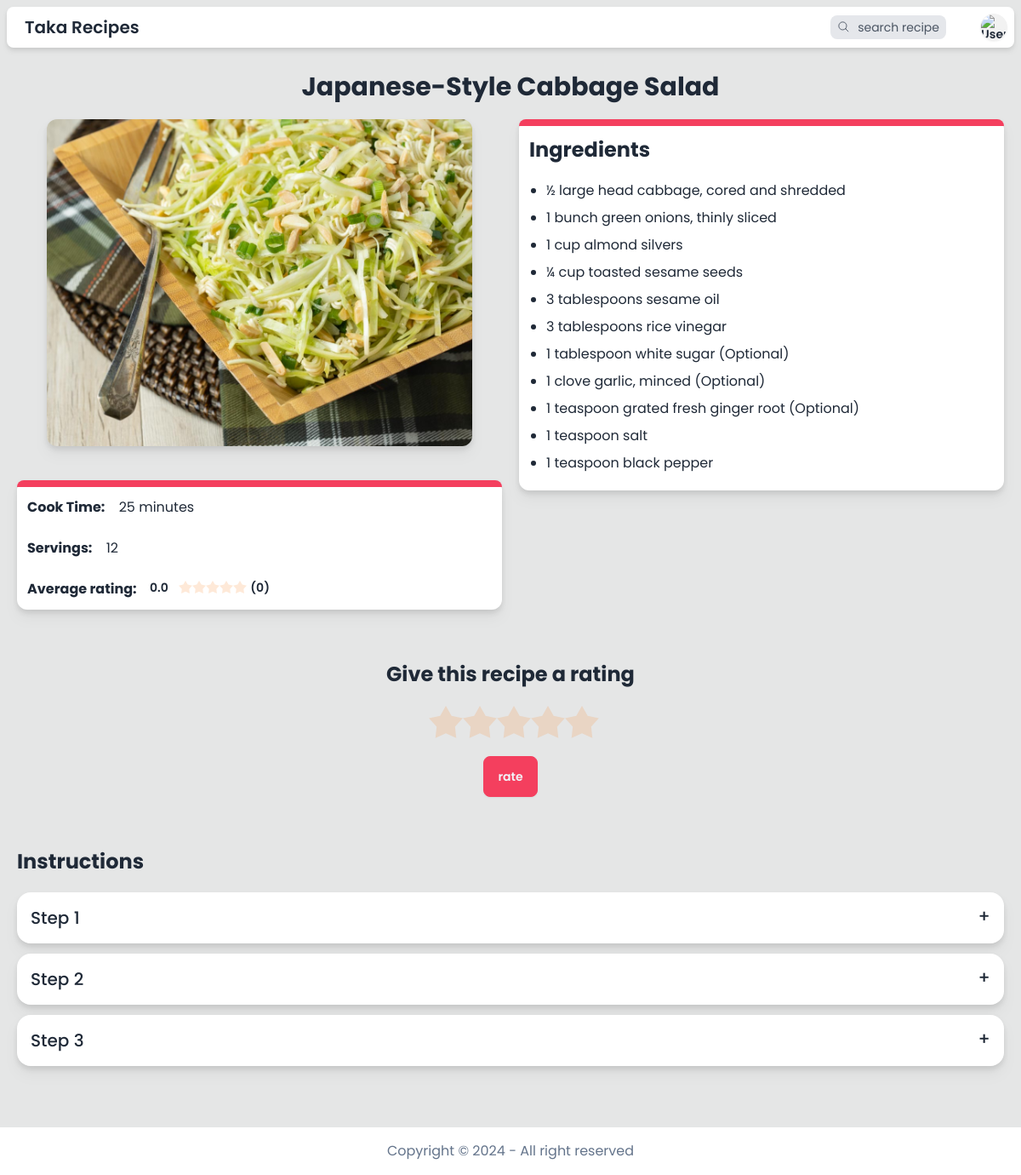
/recipe/110 (signed in), run on an earlier commit of the app's database.
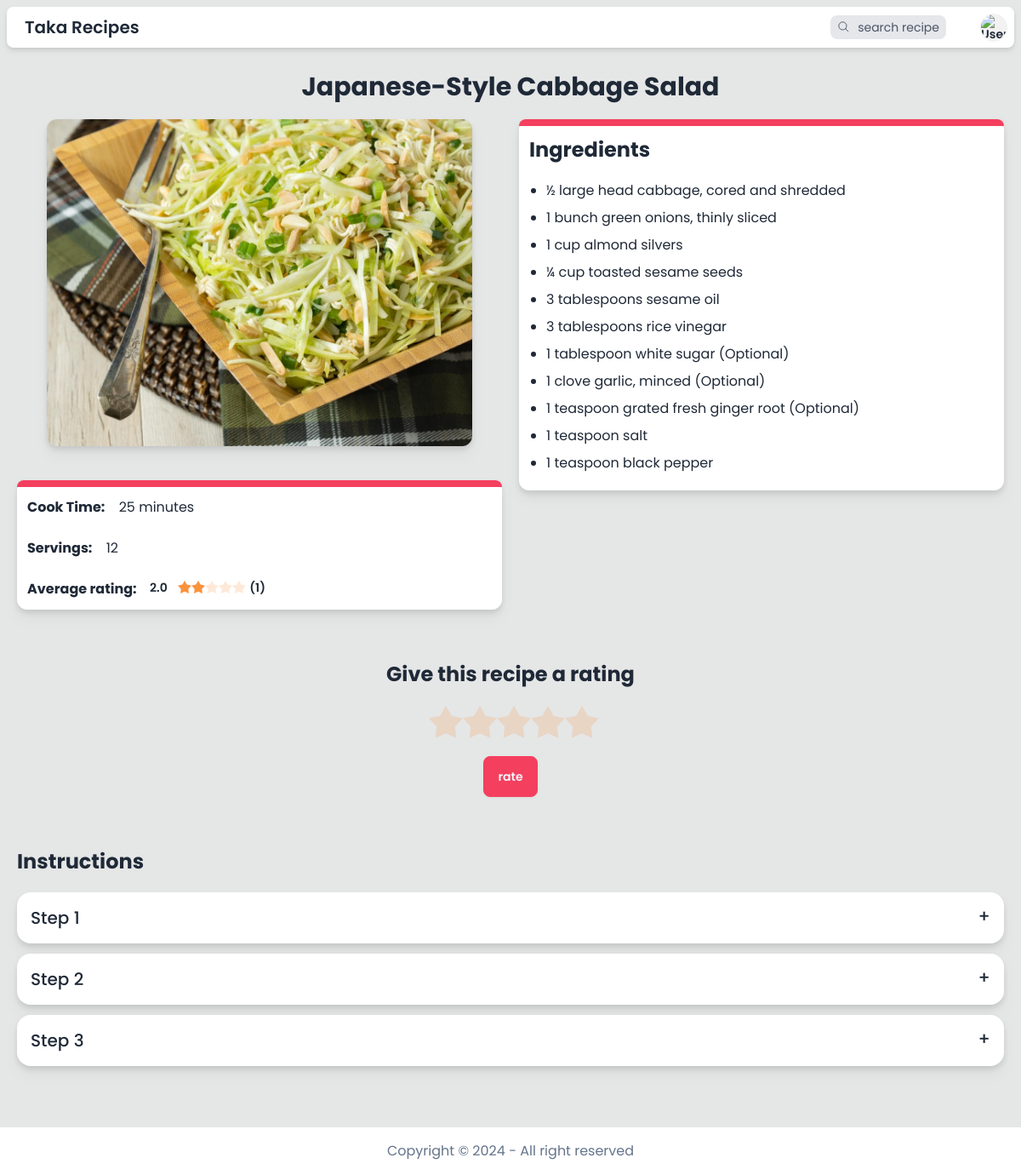
And on a later commit of the database.
### model.py (models this page shows)
class Recipe(db.Model):
    __tablename__ = "recipe"
    id = mapped_column(Integer, primary_key=True)
    name = mapped_column(String(200), nullable=False)
    cook_time_in_minutes = mapped_column(Integer, nullable=False)
    servings = mapped_column(Integer, nullable=False)
    ingredients = mapped_column(JSON, nullable=False)
    instructions = mapped_column(JSON, nullable=False)
    image = mapped_column(String(255), nullable=False)
    datetime = mapped_column(String(100), nullable=False)
    user_id = mapped_column(Integer, ForeignKey("user.id"))
    average_rating = mapped_column(Float, nullable=False, default=0)
    total_ratings = mapped_column(Integer, nullable=False, default=0)

### app.py (the view)
@app.route("/recipe/<recipe_id>")
@login_required
def recipe_detail(recipe_id):
    recipe = db.session.execute(db.select(Recipe).filter_by(id=recipe_id)).scalar_one_or_none()
    if not recipe:
        return render_template("error.html", error=error(HTTPStatus.NOT_FOUND))
    if recipe.cook_time_in_minutes >= 60:
        recipe.cook_time_hour = recipe.cook_time_in_minutes // 60
        recipe.cook_time_minute = recipe.cook_time_in_minutes % 60
    else:
        recipe.cook_time_hour = None
        recipe.cook_time_minute = recipe.cook_time_in_minutes
    current_user_rating = db.session.execute(db.select(Rating).filter_by(recipe_id=recipe_id, user_id=session["user_id"])).scalar_one_or_none()
    current_user_rating = current_user_rating.rating if current_user_rating else 0
    return render_template("/recipe/recipe_detail.html", recipe=recipe, current_user_rating=current_user_rating)

### helpers.py (called while the page is built)
def login_required(f):
    @wraps(f)
    def decorated_function(*args, **kwargs):
        if session.get("user_id") is None:
            return redirect("/login")
        return f(*args, **kwargs)
    return decorated_function

### templates/recipe/recipe_detail.html (shortened to what the changed rows need)
{% extends "template.html" %}
{% block main %}
<div class="w-screen max-w-[2000px] mx-auto p-5 mb-10">
    <p class="text-center text-3xl font-bold mb-5">{{ recipe.name }}</p>
    <div class="flex flex-col lg:flex-row items-center lg:items-start gap-10 lg:gap-5 w-full">
        <div class="w-full">
            <img class="object-cover w-full sm:w-[400px] lg:w-[500px] h-72 lg:h-96 mx-auto rounded-xl drop-shadow-lg" src="{{ url_for('static', filename=recipe.image) }}" alt="{{recipe.name}}">
            <div class="mt-10 drop-shadow-lg bg-base-100 rounded-xl">
                <div class="h-2 bg-accent rounded-t-xl"></div>
                <div class="grid grid-rows-2 text-sm md:text-base">
                    <div class="p-3">
                        <span class="font-bold">Servings:</span>
                        <span class="hover:text-rose-500 ml-3">{{ recipe.servings }}</span>
                    </div>
                    <div class="p-3">
                        <span class="font-bold">Average rating: </span>
                        <span class="hover:text-rose-500 ml-3 align-top text-sm font-semibold">{{recipe.average_rating}}</span>
                        <span class="rating rating-sm rating-half">
                            <input type="radio" name="rating" disabled class="rating-hidden cursor-default" value="0" {{ "checked" if recipe.average_rating >= 0 }} />
                            <input type="radio" name="rating" disabled class="mask mask-star-2 mask-half-1 bg-orange-400 cursor-default" value="0.5" {{ "checked" if recipe.average_rating >= 0.5 }} />
                            <input type="radio" name="rating" disabled class="mask mask-star-2 mask-half-2 bg-orange-400 cursor-default" value="1" {{ "checked" if recipe.average_rating >= 1 }} />
                            <input type="radio" name="rating" disabled class="mask mask-star-2 mask-half-1 bg-orange-400 cursor-default" value="1.5" {{ "checked" if recipe.average_rating >= 1.5 }} />
                            <input type="radio" name="rating" disabled class="mask mask-star-2 mask-half-2 bg-orange-400 cursor-default" value="2" {{ "checked" if recipe.average_rating >= 2 }} />
                            <input type="radio" name="rating" disabled class="mask mask-star-2 mask-half-1 bg-orange-400 cursor-default" value="2.5" {{ "checked" if recipe.average_rating >= 2.5 }} />
                            <input type="radio" name="rating" disabled class="mask mask-star-2 mask-half-2 bg-orange-400 cursor-default" value="3" {{ "checked" if recipe.average_rating >= 3 }} />
                            <input type="radio" name="rating" disabled class="mask mask-star-2 mask-half-1 bg-orange-400 cursor-default" value="3.5" {{ "checked" if recipe.average_rating >= 3.5 }} />
                            <input type="radio" name="rating" disabled class="mask mask-star-2 mask-half-2 bg-orange-400 cursor-default" value="4" {{ "checked" if recipe.average_rating >= 4 }} />
                            <input type="radio" name="rating" disabled class="mask mask-star-2 mask-half-1 bg-orange-400 cursor-default" value="4.5" {{ "checked" if recipe.average_rating >= 4.5 }} />
                            <input type="radio" name="rating" disabled class="mask mask-star-2 mask-half-2 bg-orange-400 cursor-default" value="5" {{ "checked" if recipe.average_rating == 5 }} />
                        </span>
                        <span class="align-top text-sm font-semibold">({{recipe.total_ratings}})</span>
                    </div>
                </div>
            </div>
        </div>
        <div class="drop-shadow-lg bg-base-100 rounded-xl w-full">
        </div>
    </div>
    <div class="mt-10 flex flex-col items-center py-5">
        <h2 class="font-bold text-2xl mb-5 text-center">{{ "Your rating on this recipe" if current_user_rating else "Give this recipe a rating"}}</h2>
        <form action="/recipe/{{recipe.id}}/rate" method="post" class="flex flex-col items-center">
        </form>
    </div>
    <div id="instructions" class="mt-10">
        <h2 class="font-bold text-2xl mb-5">Instructions</h2>
        {% for instruction in recipe.instructions %}
        <div class="collapse collapse-plus bg-base-100 my-3 drop-shadow-lg">
        </div>
        {% endfor %}
    </div>
</div>
{% endblock %}

What changed in the data, as far as the page shows it:
changed Recipe "Japanese-Style Cabbage Salad": average_rating "0.0" → "2.0"; total_ratings "0" → "1"
Also different on the page:
form field rating: "☑" → "☐"
form field rating: "☐" → "☑"
